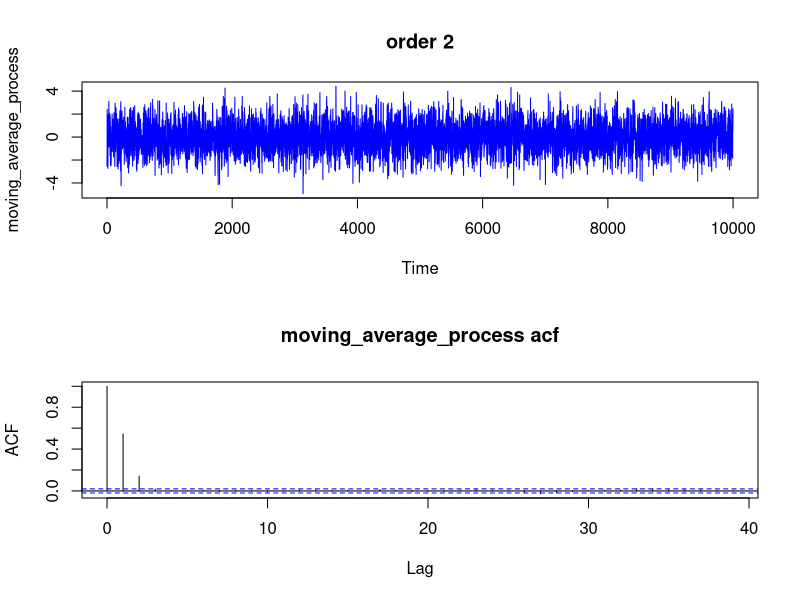

The R script that drew this image:
# Announcement of the company may have impact that last 2 days

# moving average of order 2: 2 days back MA(2)
noise = rnorm(10000)

ma_2 = NULL

# get ma2 process
for (i in 3:10000) {
	ma_2[i] = noise[i]+0.7*noise[i-1]+0.2*noise[i-2]
}

# shift data
moving_average_process = ma_2[3:10000]

moving_average_process = ts(moving_average_process)

par(mfrow=c(2,1))
plot(moving_average_process, main = "order 2", col = "blue")
acf(moving_average_process, main="moving_average_process acf")
# see that have no auto correlation with t =0 after t =2, which is right because we dont have info 
